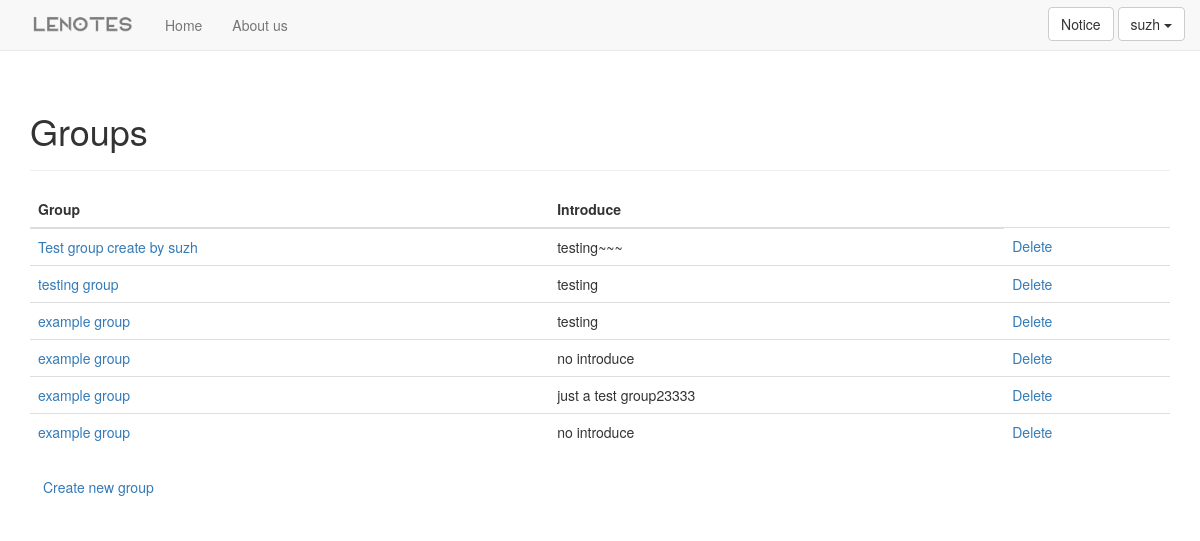
The app's page /group/ (signed in), older data.
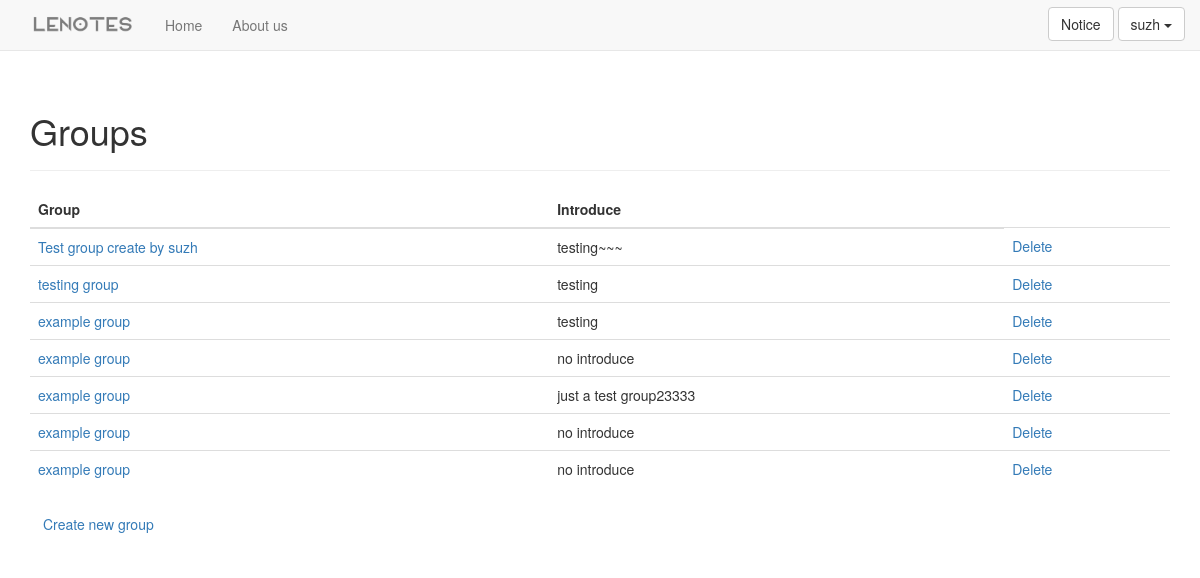
The same page, newer data.
### lenotes/models.py (models this page shows, shortened)
class Group(models.Model):
    name = models.CharField(max_length = 40, default="example group")
    intro = models.CharField(max_length = 200, default="no introduce")
    date_added = models.DateTimeField(auto_now_add = True)
    owner = models.ForeignKey(User, on_delete = models.CASCADE, related_name='group_owner')
    members = models.ManyToManyField(User)
    profile = ProcessedImageField(upload_to='group/img', default='group/img/default.jpg',
        processors=[ResizeToFill(750, 465)],  format='JPEG', options={'quality': 60})

### lenotes/views.py (the view)
# urls.py: path('group/', views.groups, name = 'groups'),
@login_required
def groups(request):
    groups = Group.objects.filter(owner=request.user).order_by('date_added')
    context = {'groups': groups}
    return render(request, 'lenotes/groups.html', context)

### lenotes/templatetags/base.py (called while the page is built)
@register.filter
def getUnreadCount(user):
    try:
        info = UserInfo.objects.get(user=user)
    except ObjectDoesNotExist:
        return 0
    else:
        return info.unread_count

### lenotes/templates/lenotes/groups.html
{% extends "lenotes/base.html" %} {% block header %}
<h1>Groups</h1>
{% endblock %} {% block content %}
<table class="table table-hover">
    <thead>
        <tr>
            <th>Group</th>
            <th>Introduce</th>
        </tr>
    </thead>
    <tbody>
        {% for group in groups %}
        <tr>
            <td><a href="{% url 'lenotes:group' group.id %}">{{ group.name }}</a></td>
            <td>{{group.intro}}</td>
            <td><a href="{% url 'lenotes:del_group' group.id %}">Delete</a></td>
        </tr>
        {% empty %}
        <li>No group have been created yet.</li>
        {% endfor %}
    </tbody>
</table>
<h4><a href="{% url 'lenotes:new_group' %}" class="btn btn-deaflut">Create new group</a></h4>
{% endblock content %}

Row changes from the older to the newer data that the page shows:
added Group: name "example group", intro "no introduce"
